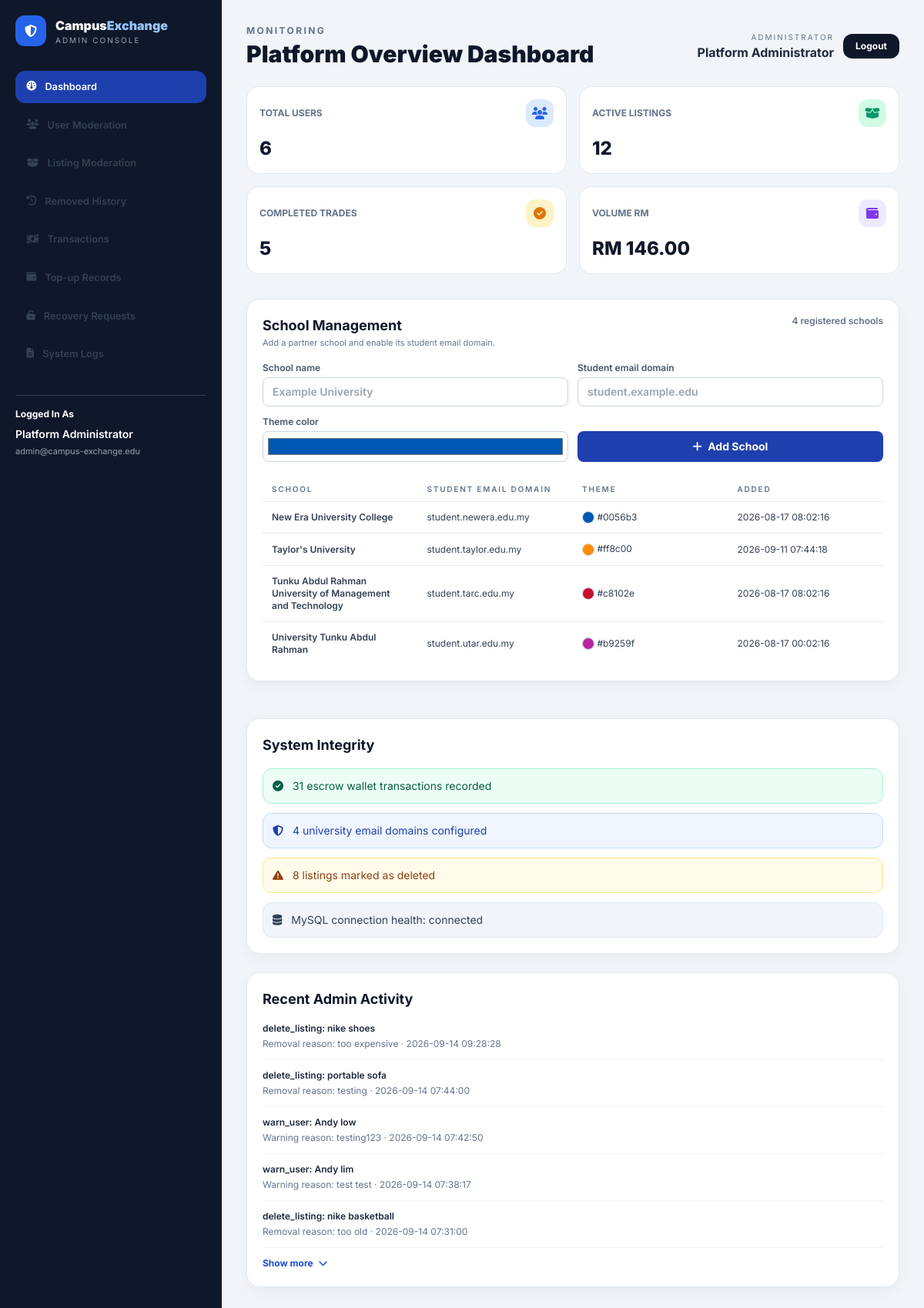
Page /admin/dashboard.php (signed in) on the committed database.
### tables this page shows
CREATE TABLE `users` (
  `user_id` int(10) UNSIGNED NOT NULL,
  `university_id` int(10) UNSIGNED NOT NULL,
  `full_name` varchar(100) NOT NULL,
  `student_id` varchar(50) NOT NULL,
  `email` varchar(100) NOT NULL,
  `phone_number` varchar(20) NOT NULL,
  `password_hash` varchar(255) NOT NULL,
  `avatar_url` varchar(255) DEFAULT NULL,
  `role` enum('student','admin') NOT NULL DEFAULT 'student',
  `status` enum('active','suspended') NOT NULL DEFAULT 'active',
  `default_handover_location` varchar(150) DEFAULT NULL,
  `trust_score` decimal(3,2) NOT NULL DEFAULT 5.00,
  `completed_trades` int(10) UNSIGNED NOT NULL DEFAULT 0,
  `warning_count` int(10) UNSIGNED NOT NULL DEFAULT 0,
  `created_at` timestamp NOT NULL DEFAULT current_timestamp(),
  `updated_at` timestamp NOT NULL DEFAULT current_timestamp() ON UPDATE current_timestamp()
);

CREATE TABLE `universities` (
  `university_id` int(10) UNSIGNED NOT NULL,
  `university_name` varchar(150) NOT NULL,
  `email_domain` varchar(100) NOT NULL,
  `theme_color` varchar(20) DEFAULT '#0056b3',
  `created_at` timestamp NOT NULL DEFAULT current_timestamp()
);

CREATE TABLE `admin_logs` (
  `log_id` int(10) UNSIGNED NOT NULL,
  `admin_id` int(10) UNSIGNED NOT NULL,
  `action` varchar(100) NOT NULL,
  `target_user_id` int(10) UNSIGNED DEFAULT NULL,
  `target_product_id` int(10) UNSIGNED DEFAULT NULL,
  `details` text DEFAULT NULL,
  `created_at` timestamp NOT NULL DEFAULT current_timestamp()
);

CREATE TABLE `products` (
  `product_id` int(10) UNSIGNED NOT NULL,
  `seller_id` int(10) UNSIGNED NOT NULL,
  `university_id` int(10) UNSIGNED NOT NULL,
  `category_id` int(10) UNSIGNED NOT NULL,
  `title` varchar(100) NOT NULL,
  `description` text NOT NULL,
  `price` decimal(10,2) NOT NULL,
  `item_condition` enum('Brand New','Like New','Well Used','For Parts') NOT NULL,
  `status` enum('Available','Sold','Deleted') NOT NULL DEFAULT 'Available',
  `created_at` timestamp NOT NULL DEFAULT current_timestamp(),
  `updated_at` timestamp NOT NULL DEFAULT current_timestamp() ON UPDATE current_timestamp()
);

### includes/helpers.php (called while the page is built, shortened)
<?php
require_once __DIR__ . '/db.php';
function getCurrentUser() {
    global $pdo;
    if (!isset($pdo) || !$pdo instanceof PDO) {
        $pdo = getDatabaseConnection();
    }
    $userSession = $_SESSION['user'] ?? [];
    $userId = $_SESSION['user_id'] ?? ($userSession['id'] ?? $userSession['user_id'] ?? null);
    $stmt = $pdo->prepare("
        SELECT
            u.user_id AS id,
            u.user_id,
            u.full_name,
            u.student_id,
            u.email,
            u.phone_number,
            u.role,
            u.status,
            u.university_id,
            uni.university_name AS university,
            uni.theme_color,
            COALESCE(w.balance, 0.00) AS wallet_balance
        FROM users u
        LEFT JOIN wallets w ON u.user_id = w.user_id
        LEFT JOIN universities uni ON u.university_id = uni.university_id
        WHERE u.user_id = :user_id
        LIMIT 1
    ");
    $stmt->execute(['user_id' => $userId]);
    $user = $stmt->fetch(PDO::FETCH_ASSOC);
    return $user;
}

### admin/dashboard.php (the view, shortened to what this page needs)
<?php
require_once __DIR__ . '/../includes/helpers.php';
$user = getCurrentUser();
$pdo = getDatabaseConnection();
$adminView = $_GET['view'] ?? 'overview';
$schoolsStmt = $pdo->query('SELECT university_id, university_name, email_domain, theme_color, created_at FROM universities ORDER BY university_name ASC');
$schools = $schoolsStmt->fetchAll(PDO::FETCH_ASSOC);
$adminData = [
  'summary' => [
    'total_users' => 0,
    'active_listings' => 0,
    'completed_trades' => 0,
    'trade_volume' => 0,
  ],
  'moderation' => [],
  'integrity' => [],
];
$summaryStmt = $pdo->query('
  SELECT
    (SELECT COUNT(*) FROM users WHERE role = "student") AS total_users,
    (SELECT COUNT(*) FROM products WHERE status = "Available") AS active_listings,
    (SELECT COUNT(*) FROM orders WHERE status = "Completed") AS completed_trades,
    (SELECT COALESCE(SUM(price_amount), 0) FROM orders WHERE status = "Completed") AS trade_volume
');
$summary = $summaryStmt->fetch(PDO::FETCH_ASSOC) ?: [];
$adminData['summary'] = [
  'total_users' => (int) ($summary['total_users'] ?? 0),
  'active_listings' => (int) ($summary['active_listings'] ?? 0),
  'completed_trades' => (int) ($summary['completed_trades'] ?? 0),
  'trade_volume' => (float) ($summary['trade_volume'] ?? 0),
];
$moderationStmt = $pdo->query('
  SELECT
    u.user_id,
    u.full_name,
    u.student_id,
    u.email,
    uni.university_name AS university,
    (
      SELECT COUNT(*)
      FROM admin_logs warning_logs
      WHERE warning_logs.action = "warn_user"
        AND warning_logs.target_user_id = u.user_id
    ) AS warning_count,
    u.status,
    u.updated_at
  FROM users u
  INNER JOIN universities uni ON uni.university_id = u.university_id
  WHERE u.role = "student"
  ORDER BY u.updated_at DESC, u.user_id DESC
');
$adminData['moderation'] = $moderationStmt->fetchAll(PDO::FETCH_ASSOC);
$logsStmt = $pdo->query('
  SELECT al.action, al.details, al.created_at, admin.full_name AS admin_name,
         target_user.full_name AS target_user_name, target_product.title AS target_product_title
  FROM admin_logs al
  INNER JOIN users admin ON admin.user_id = al.admin_id
  LEFT JOIN users target_user ON target_user.user_id = al.target_user_id
  LEFT JOIN products target_product ON target_product.product_id = al.target_product_id
  ORDER BY al.created_at DESC, al.log_id DESC
');
$adminLogs = $logsStmt->fetchAll(PDO::FETCH_ASSOC);
$escrowStmt = $pdo->query('
  SELECT COUNT(*)
  FROM wallet_transactions
  WHERE transaction_type IN ("ESCROW_HOLD", "ESCROW_RELEASE", "REFUND")
');
$emailDomainStmt = $pdo->query('SELECT COUNT(*) FROM universities WHERE email_domain IS NOT NULL AND email_domain <> ""');
$deletedListingsStmt = $pdo->query('SELECT COUNT(*) FROM products WHERE status = "Deleted"');
$adminData['integrity'] = [
  'escrow_transactions' => (int) $escrowStmt->fetchColumn(),
  'university_domains' => (int) $emailDomainStmt->fetchColumn(),
  'deleted_listings' => (int) $deletedListingsStmt->fetchColumn(),
  'database_connected' => true,
];
?>
<!DOCTYPE html>
<html lang="en">
<head>
  <script src="https://cdn.tailwindcss.com"></script>
  <link rel="stylesheet" href="https://cdnjs.cloudflare.com/ajax/libs/font-awesome/6.4.0/css/all.min.css" />
  <link rel="stylesheet" href="../assets/css/styles.css" />
</head>
<body class="bg-slate-100 text-slate-800" data-page="admin" data-admin-view="<?php echo htmlspecialchars($adminView); ?>">
  <div class="min-h-screen flex">
    <aside class="w-72 bg-slate-900 text-white p-5 hidden lg:block">
      <div class="flex items-center gap-3 mb-8">
        <div class="w-10 h-10 rounded-xl bg-blue-600 flex items-center justify-center"><i class="fa-solid fa-shield-halved"></i></div>
        <div>
          <div class="font-black text-base">Campus<span class="text-blue-300">Exchange</span></div>
          <div class="text-[10px] uppercase tracking-[0.2em] text-slate-400">Admin Console</div>
        </div>
      </div>
      <nav class="sidenav space-y-2">
        <a href="dashboard.php?view=overview" class="<?php echo $adminView === 'overview' ? 'active' : ''; ?>"><i class="fa-solid fa-gauge"></i> Dashboard</a>
        <a href="dashboard.php?view=user-moderation" class="<?php echo $adminView === 'user-moderation' ? 'active' : ''; ?>"><i class="fa-solid fa-users"></i> User Moderation</a>
        <a href="dashboard.php?view=listing-moderation" class="<?php echo $adminView === 'listing-moderation' ? 'active' : ''; ?>"><i class="fa-solid fa-box-open"></i> Listing Moderation</a>
        <a href="dashboard.php?view=removed-listing-history" class="<?php echo $adminView === 'removed-listing-history' ? 'active' : ''; ?>"><i class="fa-solid fa-clock-rotate-left"></i> Removed History</a>
        <a href="dashboard.php?view=transactions" class="<?php echo $adminView === 'transactions' ? 'active' : ''; ?>"><i class="fa-solid fa-money-bill-transfer"></i> Transactions</a>
        <a href="dashboard.php?view=top-up-records" class="<?php echo $adminView === 'top-up-records' ? 'active' : ''; ?>"><i class="fa-solid fa-wallet"></i> Top-up Records</a>
        <a href="dashboard.php?view=recovery-requests" class="<?php echo $adminView === 'recovery-requests' ? 'active' : ''; ?>"><i class="fa-solid fa-unlock-keyhole"></i> Recovery Requests</a>
        <a href="dashboard.php?view=overview#adminLogs"><i class="fa-solid fa-file-lines"></i> System Logs</a>
      </nav>
      <div class="mt-8 border-t border-slate-700 pt-4 text-xs text-slate-300">
        <div class="font-bold text-white mb-2">Logged In As</div>
        <div class="text-sm font-semibold text-white"><?php echo htmlspecialchars($user['full_name']); ?></div>
        <div class="text-[11px] text-slate-400 mt-1"><?php echo htmlspecialchars($user['email']); ?></div>
      </div>
    </aside>
    <main class="flex-1 p-4 md:p-8">
      <div class="flex items-center justify-between mb-6">
        <div>
          <div class="text-xs uppercase tracking-[0.2em] font-bold text-slate-500">Monitoring</div>
          <h1 class="text-2xl md:text-3xl font-black text-slate-900 mt-1">Platform Overview Dashboard</h1>
        </div>
        <div class="flex items-center gap-3">
          <div class="hidden sm:block text-right">
            <div class="text-[10px] uppercase tracking-[0.2em] text-slate-500">Administrator</div>
            <div class="font-bold text-slate-800"><?php echo htmlspecialchars($user['full_name']); ?></div>
          </div>
          <a href="../logout.php" class="bg-slate-900 text-white px-4 py-2 rounded-xl text-xs font-bold hover:bg-slate-700">Logout</a>
        </div>
      </div>
      <div id="adminOverview">
        <div id="adminSummary" class="grid grid-cols-1 md:grid-cols-2 xl:grid-cols-4 gap-4 mb-8"></div>
      </div>
      <section id="schoolManagement" class="page-section p-5 mb-6">
        <div class="flex items-start justify-between gap-4 mb-4">
          <div>
            <h2 class="text-lg font-bold text-slate-900">School Management</h2>
            <p class="text-[11px] text-slate-500">Add a partner school and enable its student email domain.</p>
          </div>
          <span class="text-xs font-semibold text-slate-500"><?php echo count($schools); ?> registered schools</span>
        </div>
        <form method="post" class="grid grid-cols-1 md:grid-cols-2 xl:grid-cols-4 gap-3 items-end">
          <label class="text-xs font-semibold text-slate-600">School name
            <input name="university_name" required maxlength="150" class="mt-1 w-full rounded-lg border border-slate-300 px-3 py-2 text-sm" placeholder="Example University" />
          </label>
          <label class="text-xs font-semibold text-slate-600">Student email domain
            <input name="email_domain" required maxlength="100" pattern="[A-Za-z0-9][A-Za-z0-9.-]*[A-Za-z0-9]" class="mt-1 w-full rounded-lg border border-slate-300 px-3 py-2 text-sm" placeholder="student.example.edu" />
          </label>
          <label class="text-xs font-semibold text-slate-600">Theme color
            <input type="color" name="theme_color" value="#0056b3" class="mt-1 h-10 w-full rounded-lg border border-slate-300 bg-white px-1 py-1" />
          </label>
          <button type="submit" class="rounded-lg bg-custom-primary px-3 py-2.5 text-sm font-bold text-white hover:opacity-90"><i class="fa-solid fa-plus mr-1"></i> Add School</button>
        </form>
        <div class="table-scroll mt-5">
          <table class="w-full table-fixed text-left admin-table">
            <thead>
              <tr class="text-[10px] uppercase tracking-[0.18em] text-slate-500">
                <th class="px-3 py-2 font-semibold">School</th>
                <th class="px-3 py-2 font-semibold">Student email domain</th>
                <th class="px-3 py-2 font-semibold">Theme</th>
                <th class="px-3 py-2 font-semibold">Added</th>
              </tr>
            </thead>
            <tbody>
              <?php foreach ($schools as $school): ?>
                <tr class="border-t border-gray-200 text-xs text-slate-700">
                  <td class="px-3 py-3 font-semibold"><?php echo htmlspecialchars($school['university_name']); ?></td>
                  <td class="px-3 py-3"><?php echo htmlspecialchars($school['email_domain']); ?></td>
                  <td class="px-3 py-3"><span class="inline-block h-4 w-4 rounded-full border border-slate-300 align-middle" style="background-color: <?php echo htmlspecialchars($school['theme_color']); ?>"></span> <?php echo htmlspecialchars($school['theme_color']); ?></td>
                  <td class="px-3 py-3"><?php echo htmlspecialchars($school['created_at']); ?></td>
                </tr>
              <?php endforeach; ?>
            </tbody>
          </table>
        </div>
      </section>
      <div class="grid grid-cols-1 xl:grid-cols-2 gap-6 mt-6">
        <section id="systemIntegrity" class="page-section p-5">
          <h2 class="text-lg font-bold text-slate-900 mb-4">System Integrity</h2>
          <div class="space-y-3 text-sm">
            <div class="bg-emerald-50 border border-emerald-200 rounded-xl p-3 text-emerald-800"><i class="fa-solid fa-circle-check mr-2"></i> <?php echo (int) $adminData['integrity']['escrow_transactions']; ?> escrow wallet transactions recorded</div>
            <div class="bg-blue-50 border border-blue-200 rounded-xl p-3 text-blue-800"><i class="fa-solid fa-shield-halved mr-2"></i> <?php echo (int) $adminData['integrity']['university_domains']; ?> university email domains configured</div>
            <div class="bg-amber-50 border border-amber-200 rounded-xl p-3 text-amber-800"><i class="fa-solid fa-triangle-exclamation mr-2"></i> <?php echo (int) $adminData['integrity']['deleted_listings']; ?> listings marked as deleted</div>
            <div class="bg-slate-100 border border-slate-200 rounded-xl p-3 text-slate-700"><i class="fa-solid fa-database mr-2"></i> MySQL connection health: <?php echo $adminData['integrity']['database_connected'] ? 'connected' : 'unavailable'; ?></div>
          </div>
        </section>
        <section id="adminLogs" class="page-section p-5">
          <h2 class="text-lg font-bold text-slate-900 mb-4">Recent Admin Activity</h2>
          <div class="space-y-3" data-log-list>
            <?php foreach ($adminLogs as $logIndex => $log): ?>
              <div class="border-b border-slate-100 pb-3 text-xs<?php echo $logIndex >= 5 ? ' hidden' : ''; ?>" data-log-row>
                <div class="font-semibold text-slate-800"><?php echo htmlspecialchars($log['action']); ?><?php if ($log['target_user_name']): ?>: <?php echo htmlspecialchars($log['target_user_name']); ?><?php elseif ($log['target_product_title']): ?>: <?php echo htmlspecialchars($log['target_product_title']); ?><?php endif; ?></div>
                <div class="mt-1 text-slate-500"><?php echo htmlspecialchars($log['details'] ?? ''); ?> · <?php echo htmlspecialchars($log['created_at']); ?></div>
              </div>
            <?php endforeach; ?>
          </div>
          <?php if (count($adminLogs) > 5): ?>
            <button type="button" class="mt-3 text-xs font-bold text-blue-700 hover:text-blue-900" data-show-more="logs" aria-expanded="false">Show more <i class="fa-solid fa-chevron-down ml-1"></i></button>
          <?php endif; ?>
        </section>
      </div>
    </main>
  </div>
</body>
</html>

### assets/css/styles.css (style rules this page uses)
:root { --primary: #1e40af; --primary-hover: #1e3a8a; --primary-light: #eff6ff; --accent: #f59e0b; --bg-soft: #f8fafc; --text: #0f172a; --muted: #64748b; --border: #e2e8f0; --success: #10b981; --warning: #f59e0b; --danger: #ef4444; }
body { font-family: 'Inter', sans-serif; background: #f8fafc; color: var(--text); }
.bg-custom-primary { background-color: var(--primary); }
.page-section { background: white; border: 1px solid var(--border); border-radius: 1.1rem; box-shadow: 0 6px 18px rgba(15, 23, 42, 0.04); }
.table-scroll { overflow-x: auto; }
.sidenav a.active { background: var(--primary); color: white; }
.sidenav a { display: flex; align-items: center; gap: 0.7rem; padding: 0.7rem 0.9rem; border-radius: 0.8rem; color: #334155; font-weight: 600; font-size: 0.8rem; }

### admin/dashboard.php (style rules this page uses)
body[data-page="admin"] { overflow-x: hidden; }
body[data-page="admin"] .table-scroll { overflow-x: hidden; }
body[data-page="admin"] .admin-table { width: 100%; table-layout: fixed; }
body[data-page="admin"] .admin-table th, body[data-page="admin"] .admin-table td { overflow-wrap: anywhere; word-break: break-word; }

### rows in the picture
users: full_name "Platform Administrator", email "admin@campus-exchange.edu"
universities: university_name "New Era University College", email_domain "student.newera.edu.my", theme_color "#0056b3", created_at "2026-08-17 08:02:16"
universities: university_name "Taylor's University", email_domain "student.taylor.edu.my", theme_color "#ff8c00", created_at "2026-09-11 07:44:18"
universities: university_name "Tunku Abdul Rahman University of Management and Technology", email_domain "student.tarc.edu.my", theme_color "#c8102e", created_at "2026-08-17 08:02:16"
universities: university_name "University Tunku Abdul Rahman", email_domain "student.utar.edu.my", theme_color "#b9259f", created_at "2026-08-17 00:02:16"
admin_logs: action "delete_listing", products.title "nike shoes", details "Removal reason: too expensive", created_at "2026-09-14 09:28:28"
admin_logs: action "delete_listing", products.title "portable sofa", details "Removal reason: testing", created_at "2026-09-14 07:44:00"
admin_logs: action "warn_user", users.full_name "Andy low", details "Warning reason: testing123", created_at "2026-09-14 07:42:50"
admin_logs: action "warn_user", users.full_name "Andy lim", details "Warning reason: test test", created_at "2026-09-14 07:38:17"
admin_logs: action "delete_listing", products.title "nike basketball", details "Removal reason: too old", created_at "2026-09-14 07:31:00"

### other values in the picture
count($schools) "4"
$adminData['integrity']['escrow_transactions'] "31"
$adminData['integrity']['university_domains'] "4"
$adminData['integrity']['deleted_listings'] "8"
